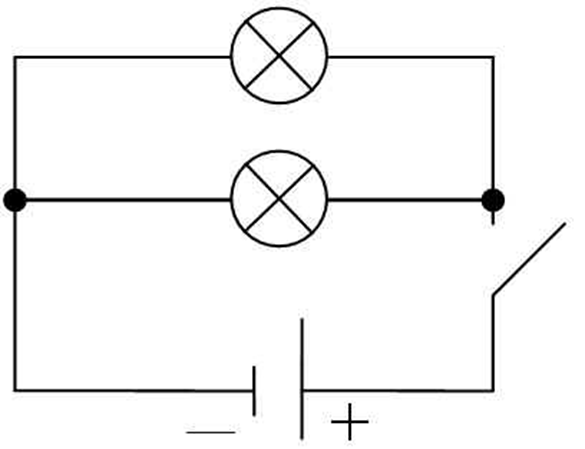
//> input picture 1.bmp, 585 x 449 px
$ ./shapes 1.bmp 3   (built with g++ and OpenCV 4)
//> lines starting //> are read from the running program, lines starting //| are printed output that depends on the picture; after the words box and inside, x2 and y2 are one past the last pixel; in counts of white or black regions, pixels touching at a corner belong together
#include "opencv2/core.hpp"
#include "opencv2/imgproc.hpp"
#include "opencv2/imgcodecs.hpp"
#include "opencv2/highgui.hpp"

#include <iostream>
#include <math.h>
#include <string.h>

using namespace cv;
using namespace std;

static void help()
{
	printf("\tProgram for detecting shapes.\n\tAdded features:round and rectangle.\n\tDefault pictures are sample pictures stored in ../data.\n");
}

const int MIN_AREA = 100;

int thresh = 50, N = 10;
const char* wndname = "test";

// helper function:
// finds a cosine of angle between vectors
// from pt0->pt1 and from pt0->pt2
static double angle( Point pt1, Point pt2, Point pt0 )
{
	double dx1 = pt1.x - pt0.x;
	double dy1 = pt1.y - pt0.y;
	double dx2 = pt2.x - pt0.x;
	double dy2 = pt2.y - pt0.y;
	return (dx1*dx2 + dy1*dy2)/sqrt((dx1*dx1 + dy1*dy1)*(dx2*dx2 + dy2*dy2) + 1e-10);
}

// function to find distance between the points
static double find_dist(Point p1, Point p2)
{
	double dx = p2.x - p1.x;
	double dy = p2.y - p1.y;
	return sqrt(dx * dx + dy * dy);
}

// function to check, is given point vector actually round area.
static bool check_round(vector<Point> approx)
{
	if(approx.size() < 8) return false;
	Point center;
	center.x = (approx[0].x + approx[approx.size() / 2].x) / 2;
	center.y = (approx[0].y + approx[approx.size() / 2].y) / 2;
	double epsmax = 1.05;
	double epsmin = 0.95;
	for(int i = 0; i < approx.size() - 2; i += 2)
	{
		double ratio = find_dist(center, approx[i]) / find_dist(center, approx[i + 1]);
		if(ratio < epsmax && ratio > epsmin && find_dist(center, approx[i]) > sqrt(MIN_AREA))
		{
			continue;
		}
		else return false;
	}
	return true;
}

static void findAngles(const Mat& image, vector<vector<Point> > &angles)
{

}


// returns sequence of squares detected on the image.
// the sequence is stored in the specified memory storage
static void findShapes(const Mat& image, vector<vector<Point> >& shapes, vector<vector<Point> > &angles)
{
	shapes.clear();
	angles.clear();

	Mat pyr, timg, gray0(image.size(), CV_8U), gray;

	// down-scale and upscale the image to filter out the noise
	pyrDown(image, pyr, Size(image.cols/2, image.rows/2));
	pyrUp(pyr, timg, image.size());
	vector<vector<Point> > contours;

	// find shapes in every color plane of the image
	for( int c = 0; c < 3; c++ )
	{
		int ch[] = {c, 0};
		mixChannels(&timg, 1, &gray0, 1, ch, 1);

		// try several threshold levels
		for( int l = 0; l < N; l++ )
		{
			// hack: use Canny instead of zero threshold level.
			// Canny helps to catch squares with gradient shading
			if( l == 0 )
			{
				// apply Canny. Take the upper threshold from slider
				// and set the lower to 0 (which forces edges merging)
				Canny(gray0, gray, 0, thresh, 5);
				// dilate canny output to remove potential
				// holes between edge segments
				dilate(gray, gray, Mat(), Point(-1,-1));
			}
			else
			{
				// apply threshold if l!=0:
				//     tgray(x,y) = gray(x,y) < (l+1)*255/N ? 255 : 0
				gray = gray0 >= (l+1)*255/N;
			}

	//		findAngles(gray, angles);
			// find contours and store them all as a list
			findContours(gray, contours, RETR_LIST, CHAIN_APPROX_SIMPLE);

			vector<Point> approx;
			//			vector<Point> more_approx;
			//			vector<Point> one_more_approx;

			// test each contour
			for( size_t i = 0; i < contours.size(); i++ )
			{
				// approximate contour with accuracy proportional
				// to the contour perimeter

				approxPolyDP(Mat(contours[i]), approx, arcLength(Mat(contours[i]), true)*0.0002, true);

				if(approx.size() >= 3)
				{
					for(int i = 0; i < approx.size() - 3; i++)
					{
						double cosine = angle(approx[i], approx[i + 2], approx[i + 1]);

						if(fabs(cosine) < 0.3)
						{
							vector<Point> v_angle;
							v_angle.push_back(approx[i]);
							v_angle.push_back(approx[i + 1]);
							v_angle.push_back(approx[i + 2]);
							angles.push_back(v_angle);
						}
					}
				}

//			approxPolyDP(Mat(contours[i]), more_approx, arcLength(Mat(contours[i]), true)*0.002, true);
//			approxPolyDP(Mat(contours[i]), one_more_approx, arcLength(Mat(contours[i]), true)*0.09, true);
			// square contours should have 4 vertices after approximation
			// relatively large area (to filter out noisy contours)
			// and be convex.
			// Note: absolute value of an area is used because
			// area may be positive or negative - in accordance with the
			// contour orientation
//			for(int j = 0; j < less_approx.size(); j++)
//			{
//				printf("i: %i x: %i y: %i\n", j, (int)less_approx[j].x, (int)less_approx[j].y);
//				shapes.push_back(less_approx);
//			}
//			continue;
			if( approx.size() == 4 &&
				fabs(contourArea(Mat(approx))) > MIN_AREA &&
				isContourConvex(Mat(approx)) )
			{
				double maxCosine = 0;
				for( int j = 2; j < 5; j++ )
				{
					// find the maximum cosine of the angle between joint edges
					double cosine = fabs(angle(approx[j % 4], approx[j - 2], approx[j -1]));
					maxCosine = MAX(maxCosine, cosine);
				}
				// if cosines of all angles are small
				// (all angles are ~90 degree) then write quandrange
				// vertices to resultant sequence
				if( maxCosine < 0.3 )
					shapes.push_back(approx);
			}
			// [4 lines of commented-out code are left out]
			}
		}
	}
}


static void drawAngles(Mat &image, const vector<vector<Point> > &angles)
{
	for(int i = 0; i < angles.size(); i++)
	{
		line(image, angles[i][0], angles[i][1], Scalar(0, 255, 0), 1, LINE_AA);
		line(image, angles[i][1], angles[i][2], Scalar(255, 0, 0), 1, LINE_AA);
	}
}

// the function draws all the squares in the image
static void drawShapes( Mat& image, const vector<vector<Point> >& shapes, vector<vector<Point> > &angles)
{
	for( size_t i = 0; i < shapes.size(); i++ )
	{
		const Point* p = &shapes[i][0];
		int n = (int)shapes[i].size();
		polylines(image, &p, &n, 1, true, Scalar(0, 0, 255), 1, LINE_AA);
	}
	drawAngles(image, angles);

	imshow(wndname, image);
}

int main(int argc, char** argv)
{
	static const char* names[] = { "../data/pic1.png", "../data/pic2.png", "../data/pic3.png",
	"../data/pic4.png", "../data/pic5.png", "../data/pic6.png", 0 };
	help();

	if( argc > 1)
	{
		names[0] =  argv[1];
		names[1] =  "0";
	}

	if(argc == 3)
	{
		N = stoi(argv[2]);
		//		printf("%i\n", N);
	}

	namedWindow( wndname, 1 );
	vector<vector<Point> > shapes;
	vector<vector<Point> > angles;

	for( int i = 0; names[i] != 0; i++ )
	{
		Mat image = imread(names[i], 1);
//> image is the input picture: 449 rows x 585 cols, CV_8UC3; min 0, max 255, mean 244.6
		if( image.empty() )
		{
			cout << "Couldn't load " << names[i] << endl;
			continue;
		}

		findShapes(image, shapes, angles);
//> in findShapes, `pyrDown(image, pyr, Size(image.cols/2, image.rows/2));`:
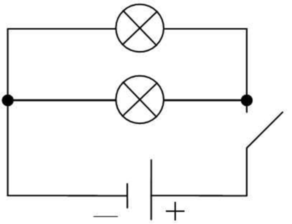
//> pyr: 224 rows x 292 cols, CV_8UC3; min 0, max 255, mean 244.6
//> in findShapes, `pyrUp(pyr, timg, image.size());`:
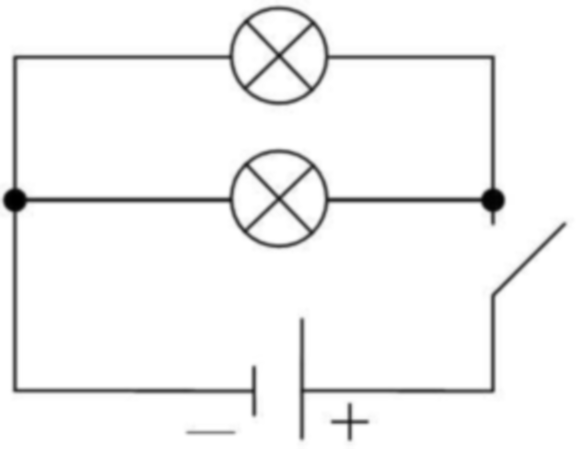
//> timg: 449 rows x 585 cols, CV_8UC3; min 0, max 255, mean 244.6
//> after the loop in findShapes, `for( int c = 0; c < 3; c++ )`:
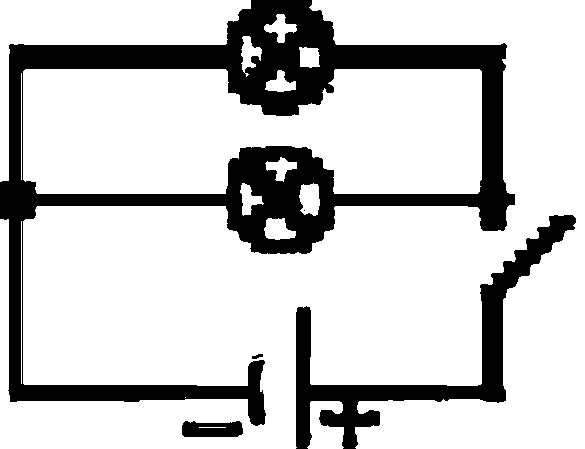
//> gray: 449 rows x 585 cols, CV_8UC1; 79% white; 5 black regions (1 under 20 px)
//> after the loop in findShapes, `for( int c = 0; c < 3; c++ )`: contours = 19 contours, 5 with area under 20; largest, box (x1, y1, x2, y2) and area: (0, 0, 585, 449) 140399, (23, 69, 482, 194) 48176, (0, 0, 251, 182) 11379, (307, 401, 344, 449) 1136, (181, 420, 244, 438) 934; angles = 2136 contours, 1965 with area under 20; largest, box (x1, y1, x2, y2) and area: (0, 0, 585, 449) 130816, (0, 0, 585, 449) 130816, (0, 0, 585, 449) 130816, (0, 219, 296, 449) 33778, (0, 219, 296, 449) 33778; shapes = 3 contours; box (x1, y1, x2, y2) and area: (0, 0, 585, 449) 261632, (0, 0, 585, 449) 261632, (0, 0, 585, 449) 261632
		drawShapes(image, shapes, angles);
//> the loop in drawShapes, `for( size_t i = 0; i < shapes.size(); i++ )` made 3 passes
//> after the loop in drawShapes, `for( size_t i = 0; i < shapes.size(); i++ )`:
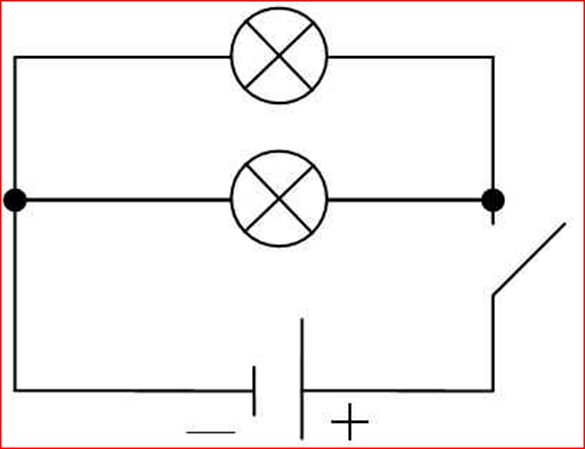
//> image: 449 rows x 585 cols, CV_8UC3; 1.57% of pixels changed, all inside (x1, y1, x2, y2) = (0, 0, 585, 449)
//> after the loop in drawAngles, `for(int i = 0; i < angles.size(); i++)`:
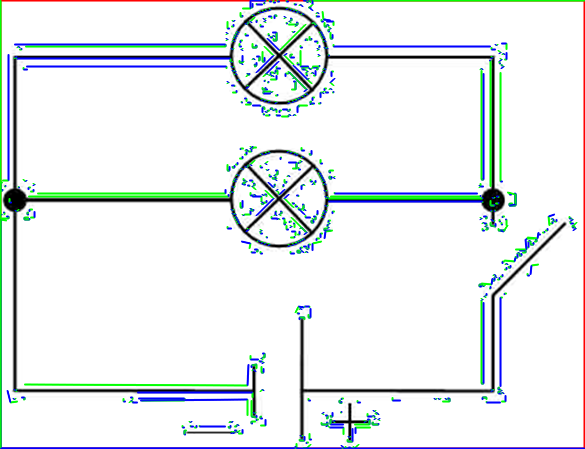
//> image: 449 rows x 585 cols, CV_8UC3; 8.16% of pixels changed, all inside (x1, y1, x2, y2) = (0, 0, 585, 449)

		char c = (char)waitKey();
//> the space key is pressed
		if( c == 27 )
			break;
	}

	return 0;
}
